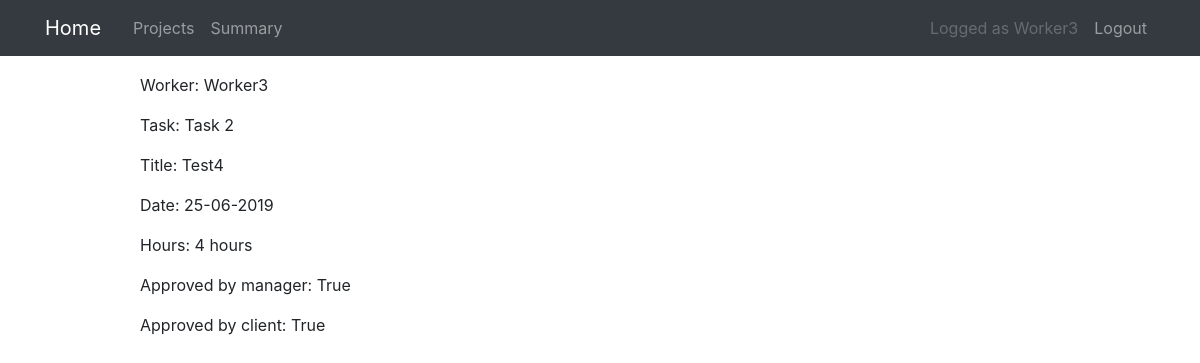
/datepoint/41/ (signed in), run on the app's committed database.
### projects/models.py (models this page shows, shortened)
class DatePoint(models.Model):
    task = models.ForeignKey(Task, on_delete=models.CASCADE)
    worker = models.ForeignKey(User, on_delete=models.CASCADE)
    title = models.CharField(max_length=100)
    description = models.CharField(max_length=100, blank=True)
    url = models.URLField(blank=True)
    worked_time = models.PositiveIntegerField()
    worked_date = models.DateField()
    date_created = models.DateTimeField(auto_now=True)
    approved_manager = models.BooleanField(default=False)
    approved_client = models.BooleanField(default=False)

class Task(models.Model):
    title = models.CharField(max_length=100)
    project = models.ForeignKey(ProjectPhase, on_delete=models.CASCADE)
    description = models.TextField(blank=True)

### projects/views.py (the view)
class DatePointDetailView(
    LoginRequiredMixin,
    PermissionRequiredMixin,
    UserBelongsToProjectMixin,
    DetailView,
):
    model = DatePoint
    pk_url_kwarg = "datepoint_pk"
    permission_required = "projects.view_datepoint"
    def test_func(self):
        if self.request.user.groups.filter(name="Worker").exists():
            return DatePoint.objects.filter(
                worker=self.request.user, id=self.kwargs["datepoint_pk"]
            ).exists()
        else:
            return super(DatePointDetailView, self).test_func()

### projects/templates/projects/datepoint_detail.html (shortened to what this page needs)
{% extends "projects/base.html" %}
{% block content %}
<p>Worker: {{ object.worker }} </p>
<p>Task: {{ object.task.title }} </p>
<p>Title: {{ object.title }} </p>
<p>Date: {{ object.worked_date|date:'d-m-Y' }} </p>
<p>Hours: {{ object.worked_time }} hours</p>
<p id="approved_manager">Approved by manager: {{ object.approved_manager }}</p>
{% if object.task.project.project.client.exists %}
<p id="approved_client">Approved by client: {{ object.approved_client }}</p>
{% endif %}
{% endblock content %}

### projects/templates/projects/base.html (shortened to what this page needs)
{% load static %}
<!DOCTYPE html>
<html>
<head>
  <link rel="stylesheet" href="https://maxcdn.bootstrapcdn.com/bootstrap/4.0.0/css/bootstrap.min.css"
>
  <link rel="stylesheet" type="text/css" href="{% static 'projects/main.css' %}">
</head>
<body>
  <header>
    <nav class="navbar navbar-expand-md navbar-dark bg-dark">
      <div class="container">
        <a class="navbar-brand mr-4" href="{% url 'project-home' %}">Home</a>
        <div class="collapse navbar-collapse" id="navbarToggle">
          <div class="navbar-nav mr-auto">
            {% if user.is_authenticated %}
            {% if perms.projects.view_project %}
            {% if not request.user.is_staff %}
            <a class="nav-item nav-link" href="{% url 'project-list' %}">Projects</a>
            {% endif %}
            {% endif %}
            {% endif %}
            {% ifequal user.groups.all.0|stringformat:"s" 'Worker' %}
            <a class="nav-link" href="{% url 'worker-summary' user.id %}">Summary</a>
            {% endifequal %}
          </div>
          <div class="navbar-nav">
            {% if user.is_authenticated %}
            <a class="nav-link disabled" href="#">Logged as {{ user.username }}</a>
            <a class="nav-item nav-link" href="{% url 'logout' %}">Logout</a>
            {% else %}
            <a class="nav-item nav-link" href="{% url 'login' %}">Login</a>
            {% endif %}
          </div>
        </div>
      </div>
    </nav>
  </header>
  <main class="container">
    <div class="row">
      <div class="col-1">
      </div>
      <div class="col-10">
        {% block content %}{% endblock %}
      </div>
      <div class="col-1"></div>
    </div>
  </main>
</body>
</html>

### projects/static/projects/main.css (style rules this page uses)
.navbar { margin-bottom: 2ex; }

### data on the page
DatePoint: worker "Worker3", task "Task 2", title "Test4", worked_date "25-06-2019", worked_time "4", approved_manager "True", approved_client "True"

### other printed values
{{ user.username }} "Worker3"
